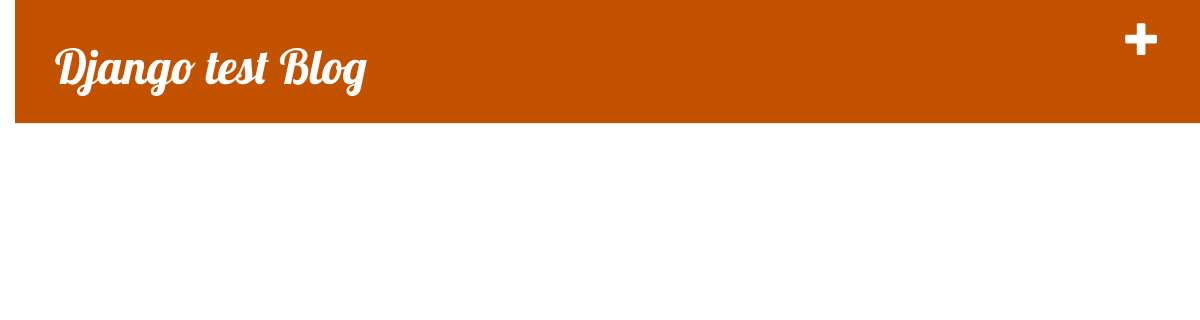
The app's page /, older data.
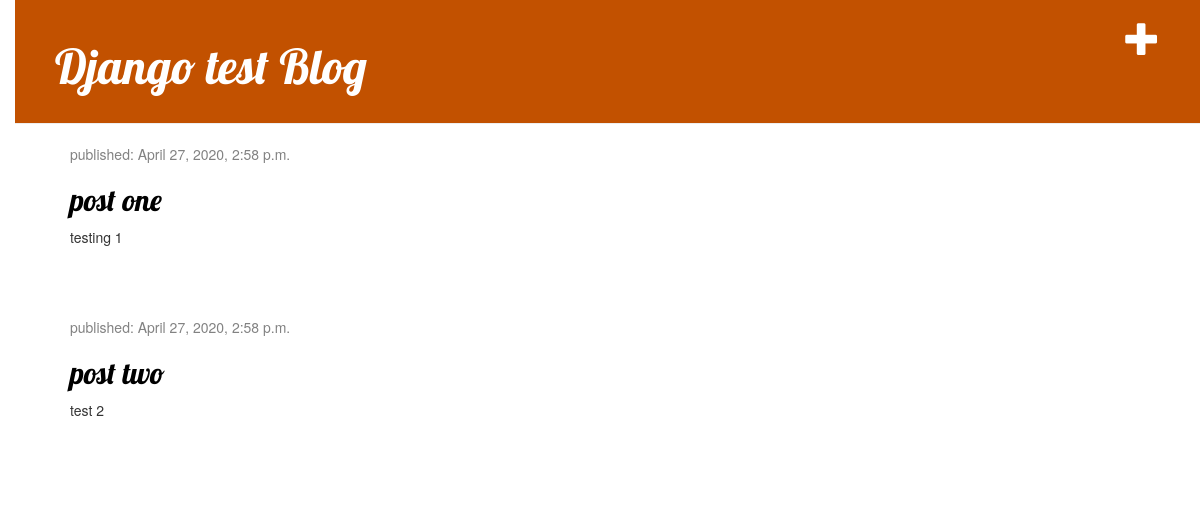
The same page, newer data.
### blog/models.py (models this page shows, shortened)
class Post(models.Model):
    author = models.ForeignKey(settings.AUTH_USER_MODEL,on_delete=models.CASCADE)
    title = models.CharField(max_length=100)
    text = models.TextField()
    created_date = models.DateTimeField(default=timezone.now)
    published_date = models.DateTimeField(blank = True,null = True)

### blog/views.py (the view)
# urls.py: path('',views.post_list,name =  'post_list'),
def post_list(request):
    posts = Post.objects.filter(published_date__lte=timezone.now()).order_by('published_date')
    return render(request, 'blog/post_list.html', {'posts':posts})

### blog/templates/blog/post_list.html (shortened to what this page needs)
{% extends 'blog/base.html' %}
{% load static %}
        {% block content %}
            {% for post in posts %}
                <div class="post">
                    <div class="date">
                        <p>published: {{ post.published_date }}</p>
                    </div>
                    <h2><a href="{% url 'post_detail' pk=post.pk %}">{{ post.title }}</a></h2>
                    <p>{{ post.text|linebreaksbr }}</p>
                </div>
            {% endfor %}
            {% endblock %}

### blog/templates/blog/base.html (shortened to what this page needs)
{% load static %}
<html>
    <head>
        <link rel="stylesheet" href="//maxcdn.bootstrapcdn.com/bootstrap/3.2.0/css/bootstrap.min.css">
        <link rel="stylesheet" href="//maxcdn.bootstrapcdn.com/bootstrap/3.2.0/css/bootstrap-theme.min.css">
        <link rel="stylesheet" href="{% static 'css/blog.css' %}">
    </head>
    <body>
    <body>
    <div class="page-header">
    <a href="{% url 'post_new' %}" class="top-menu"><span class="glyphicon glyphicon-plus"></span></a>
        <h1><a href="/">Django test  Blog</a></h1>
    </div>
    <div class="content container">
        <div class="row">
            <div class="col-md-8">
            {% block content %}
            {% endblock %}
            </div>
        </div>
    </div>
</body>
    </body>
</html>

### blog/static/css/blog.css (style rules this page uses)
h1 a, h2 a { color: #C25100; font-family: 'Lobster'; }
body { padding-left: 15px; }
.page-header { background-color: #C25100; margin-top: 0; padding: 20px 20px 20px 40px; }
.page-header h1, .page-header h1 a, .page-header h1 a:visited, .page-header h1 a:active { color: #ffffff; font-size: 36pt; text-decoration: none; }
.content { margin-left: 40px; }
h1, h2, h3, h4 { font-family: 'Lobster', cursive; }
.date { color: #828282; }
.top-menu, .top-menu:hover, .top-menu:visited { color: #ffffff; float: right; font-size: 26pt; margin-right: 20px; }
.post { margin-bottom: 70px; }
.post h2 a, .post h2 a:visited { color: #000000; }

Row changes from the older to the newer data that the page shows:
added Post: published_date "April 27, 2020, 2:58 p.m.", title "post one", text "testing 1"
added Post: published_date "April 27, 2020, 2:58 p.m.", title "post two", text "test 2"
